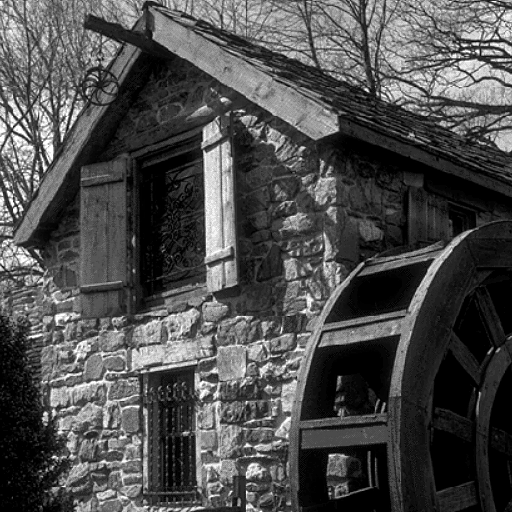
%> input picture A3PengyuWang0425157/Q6/House.pgm, 512 x 512 px
$ octave FirstDer.m   (GNU Octave 9; MATLAB toolbox functions it lacks are replaced by stand-ins)
%> lines starting %> are read from the running program, lines starting %| are printed output that depends on the picture
close all;
clear;
clc;

house = firstDer('House.pgm');
bridge = firstDer('Bridge.pgm');
woman = firstDer('woman_darkhair.tif');

function im2 = firstDer(im)
%> called with im = 'House.pgm'
figure;
img = imread(im);
%> img is the input picture: size 512x512 uint8; min 0, max 255, mean 76.9
subplot(1,2,1);
imshow(img);
title("Original image");

edgeImg = edge(img,"sobel");
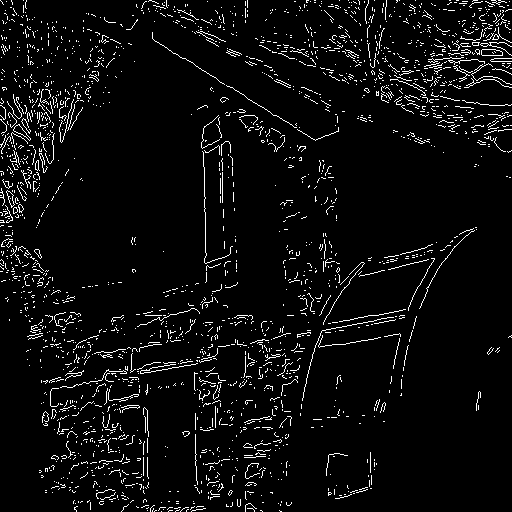
%> edgeImg: size 512x512 logical; 5% white in thin lines or dots
%> call 2 of firstDer, with im = 'Bridge.pgm'
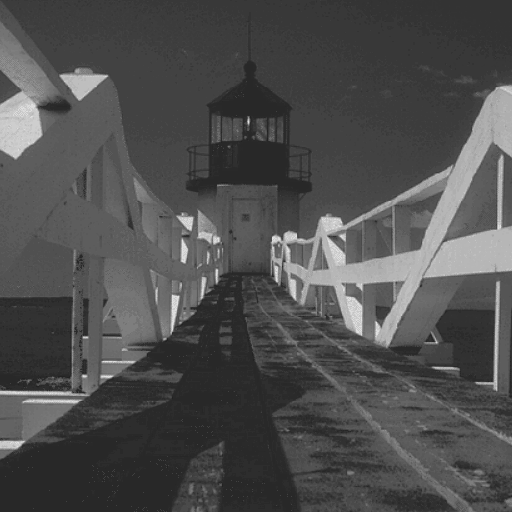
%> input picture A3PengyuWang0425157/Q6/Bridge.pgm, 512 x 512 px
%> in firstDer, img is the input picture: size 512x512 uint8; min 34, max 224, mean 78.4
%> in firstDer (call 2), `edgeImg = edge(img,"sobel");`:
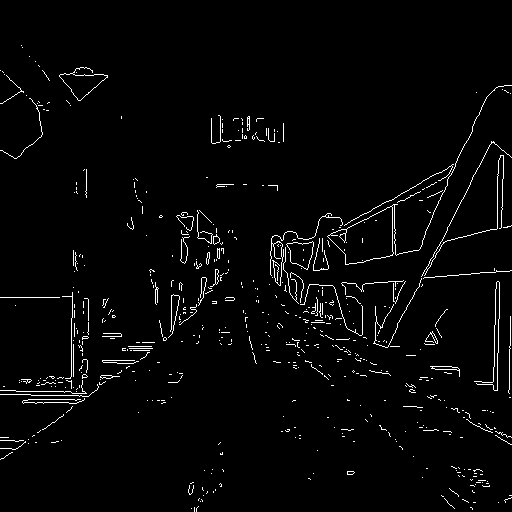
%> edgeImg: size 512x512 logical; 2.5% white in thin lines or dots
%> call 3 of firstDer, with im = 'woman_darkhair.tif'
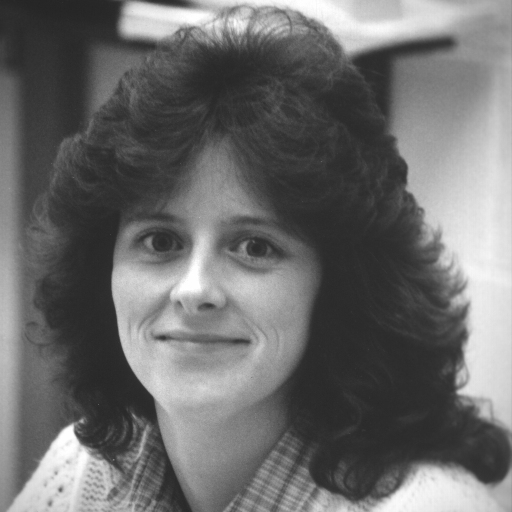
%> input picture A3PengyuWang0425157/Q6/woman_darkhair.tif, 512 x 512 px
%> in firstDer, img is the input picture: size 512x512 uint8; min 36, max 255, mean 107.8
%> in firstDer (call 3), `edgeImg = edge(img,"sobel");`:
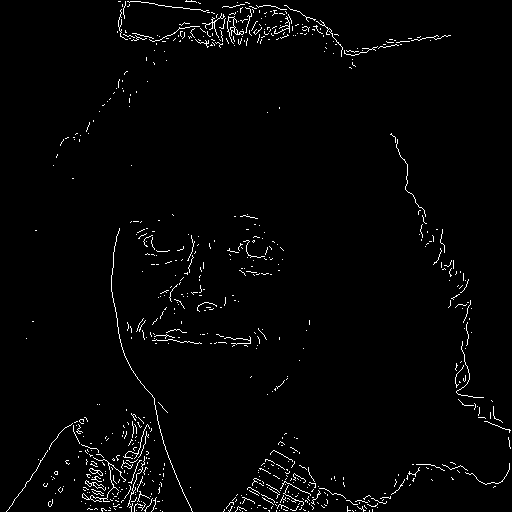
%> edgeImg: size 512x512 logical; 2.1% white in thin lines or dots
im2 = edgeImg;
subplot(1,2,2);
imshow(im2);
title("Edge by 1st derivatives");

end
